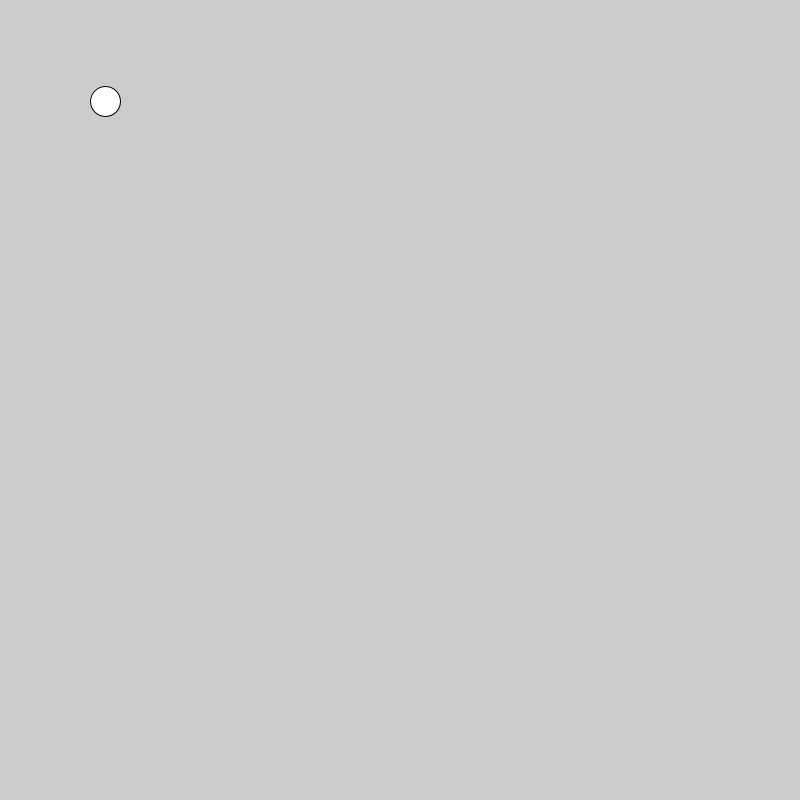
Frame 1 (no input)
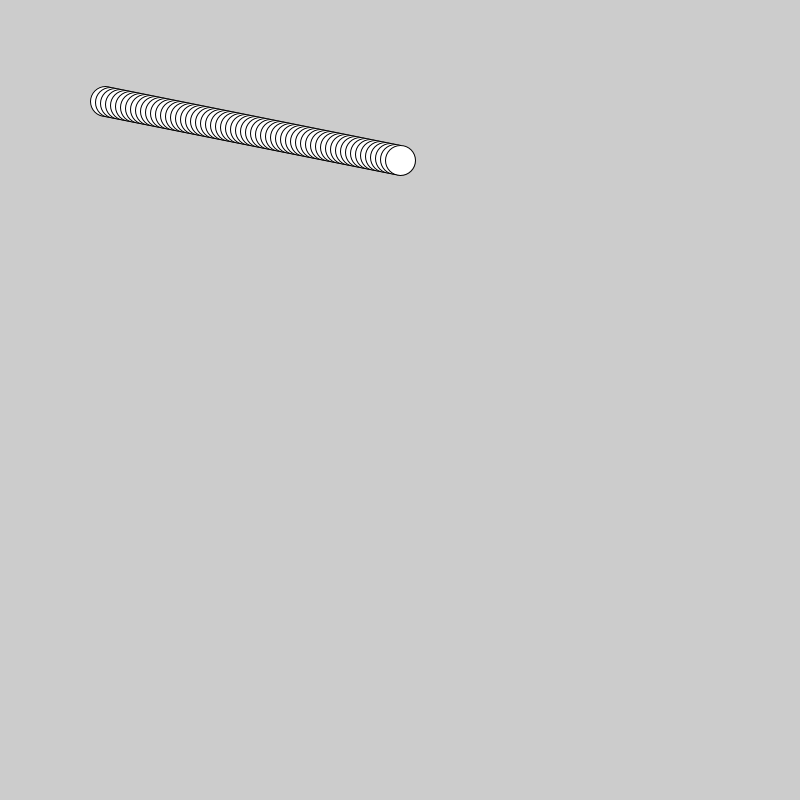
Frame 60 (the mouse pressed at the canvas centre just before this capture)
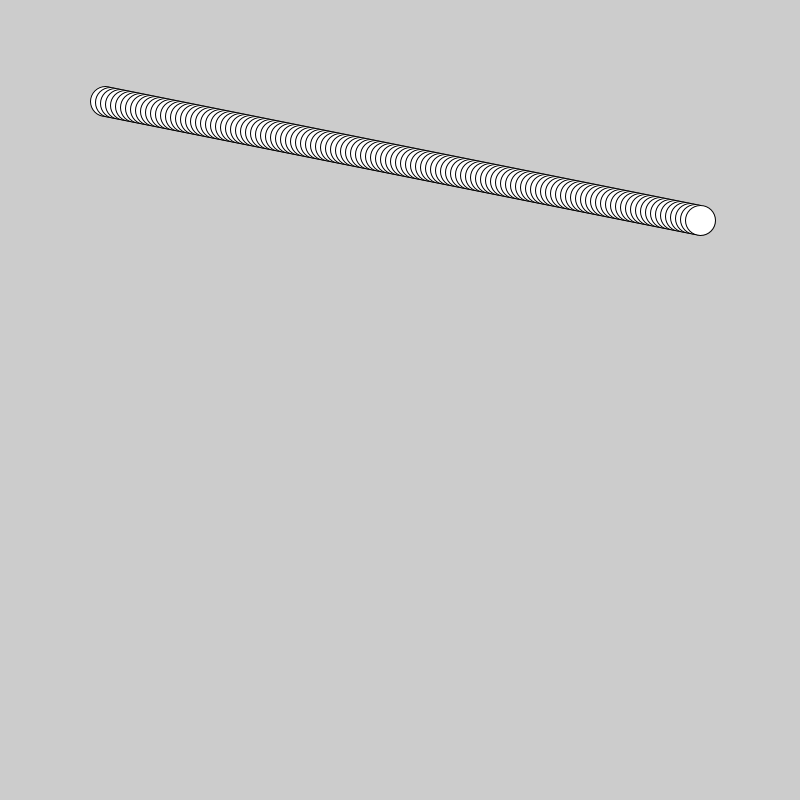
Frame 120 (the mouse held since frame 60 and released just before this capture)

The Processing sketch that drew these frames (run headless with seeded random() and noise(); from frame 60 on, the mouse is pressed at the canvas centre):

// Processing sketch: Day7_v1
// ── Day7_v1.pde
float x = 100;
float y = 100;
float xSpeed = 5;
float ySpeed = 1;

void setup(){
  size(800,800);
}

void draw(){
  x = x + xSpeed;
  y = y + ySpeed;
  if (x > width){
    xSpeed = xSpeed * -1;
  }
  if (x < 0){
    xSpeed = xSpeed * -1;
  }
  if (y > height){
    ySpeed = ySpeed * -1;
  }
  if (y < 0){
    ySpeed = ySpeed * -1;
  }
  ellipse(x,y,30,30);
}
